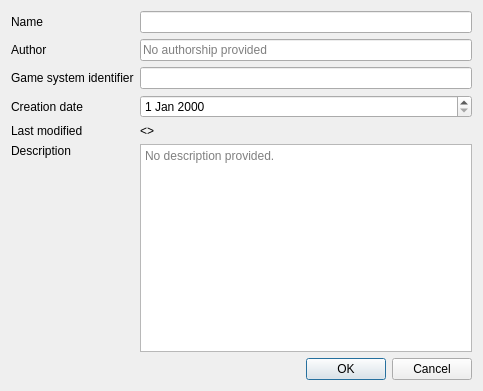
<?xml version="1.0" encoding="UTF-8"?>
<ui version="4.0">
 <class>SystemEditor</class>
 <widget class="QDialog" name="SystemEditor">
  <property name="geometry">
   <rect>
    <x>0</x>
    <y>0</y>
    <width>483</width>
    <height>391</height>
   </rect>
  </property>
  <property name="windowTitle">
   <string>Dialog</string>
  </property>
  <layout class="QGridLayout" name="gridLayout">
   <item row="1" column="0">
    <widget class="QLabel" name="label_3">
     <property name="text">
      <string>Author</string>
     </property>
    </widget>
   </item>
   <item row="1" column="1">
    <widget class="QLineEdit" name="author">
     <property name="placeholderText">
      <string>No authorship provided</string>
     </property>
    </widget>
   </item>
   <item row="2" column="0">
    <widget class="QLabel" name="label_2">
     <property name="text">
      <string>Game system identifier</string>
     </property>
    </widget>
   </item>
   <item row="2" column="1">
    <widget class="QLineEdit" name="game_system_id"/>
   </item>
   <item row="3" column="0">
    <widget class="QLabel" name="label_5">
     <property name="text">
      <string>Creation date</string>
     </property>
    </widget>
   </item>
   <item row="3" column="1">
    <widget class="QDateEdit" name="creation_date"/>
   </item>
   <item row="4" column="0">
    <widget class="QLabel" name="label_6">
     <property name="text">
      <string>Last modified</string>
     </property>
    </widget>
   </item>
   <item row="4" column="1">
    <widget class="QLabel" name="revision_date">
     <property name="text">
      <string>&lt;&lt;do not localise&gt;&gt;</string>
     </property>
    </widget>
   </item>
   <item row="5" column="0">
    <widget class="QLabel" name="label_4">
     <property name="text">
      <string>Description</string>
     </property>
     <property name="alignment">
      <set>Qt::AlignLeading|Qt::AlignLeft|Qt::AlignTop</set>
     </property>
    </widget>
   </item>
   <item row="5" column="1">
    <widget class="QPlainTextEdit" name="description">
     <property name="placeholderText">
      <string>No description provided.</string>
     </property>
    </widget>
   </item>
   <item row="6" column="1">
    <widget class="QDialogButtonBox" name="buttonBox">
     <property name="orientation">
      <enum>Qt::Horizontal</enum>
     </property>
     <property name="standardButtons">
      <set>QDialogButtonBox::Cancel|QDialogButtonBox::Ok</set>
     </property>
    </widget>
   </item>
   <item row="0" column="1">
    <widget class="QLineEdit" name="name"/>
   </item>
   <item row="0" column="0">
    <widget class="QLabel" name="label">
     <property name="text">
      <string>Name</string>
     </property>
    </widget>
   </item>
  </layout>
 </widget>
 <resources/>
 <connections>
  <connection>
   <sender>buttonBox</sender>
   <signal>accepted()</signal>
   <receiver>SystemEditor</receiver>
   <slot>accept()</slot>
   <hints>
    <hint type="sourcelabel">
     <x>248</x>
     <y>254</y>
    </hint>
    <hint type="destinationlabel">
     <x>157</x>
     <y>274</y>
    </hint>
   </hints>
  </connection>
  <connection>
   <sender>buttonBox</sender>
   <signal>rejected()</signal>
   <receiver>SystemEditor</receiver>
   <slot>reject()</slot>
   <hints>
    <hint type="sourcelabel">
     <x>316</x>
     <y>260</y>
    </hint>
    <hint type="destinationlabel">
     <x>286</x>
     <y>274</y>
    </hint>
   </hints>
  </connection>
 </connections>
</ui>
